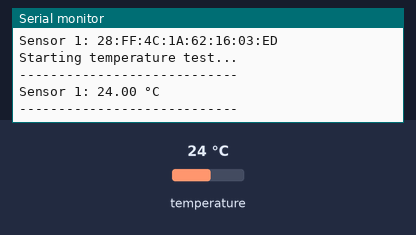
Bench run of a sketch on a simulated Arduino Uno, built with avr-gcc and run on an emulated ATmega328P. Shown: the last lines printed to the serial monitor. The test bench sets the inputs (shaded band); at power-on: temperature 24 °C.

Above: at 1.3 s.
1.4 s: temperature set to 12 °C
At 4.6 s:
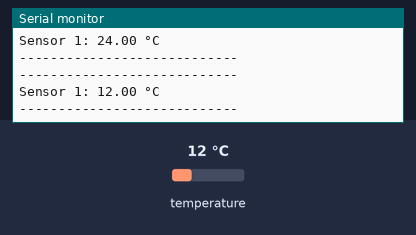
5.1 s: temperature set to 19 °C
At 8.0 s:
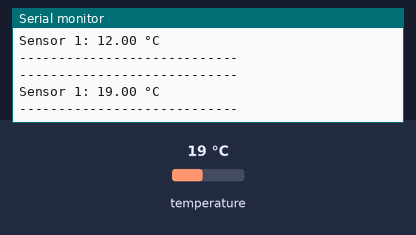
Timing chart, 0 to 9.5 s (numbered marks = the images above; inputs shaded):
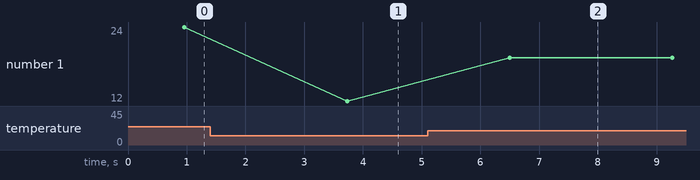

Measured:
- after the input at 1.4 s, the serial monitor: prints a new line after 2.3 s (image 1)
- after the input at 5.1 s, the serial monitor: prints a new line after 1.4 s (image 2)
- plotted number 1: 24 → 12 after the input at 1.4 s, 12 → 19 after the input at 5.1 s

The sketch:

TempSen_Code_.ino
```cpp
#include <OneWire.h>
#include <DallasTemperature.h>

#define ONE_WIRE_BUS 2
#define MAX_SENSORS 4

OneWire oneWire(ONE_WIRE_BUS);
DallasTemperature sensors(&oneWire);

DeviceAddress sensorAddress[MAX_SENSORS];

int sensorCount = 0;

void setup() {

  Serial.begin(9600);

  Serial.println();
  Serial.println("================================");
  Serial.println("   AgriBot DS18B20 TEST");
  Serial.println("================================");

  sensors.begin();

  sensorCount = sensors.getDeviceCount();

  Serial.print("Sensors detected: ");
  Serial.println(sensorCount);

  if (sensorCount == 0) {
    Serial.println("ERROR: No DS18B20 sensors detected!");
    Serial.println("Check wiring and 4.7K resistor.");
    return;
  }

  if (sensorCount > MAX_SENSORS) {
    sensorCount = MAX_SENSORS;
  }

  Serial.println();
  Serial.println("Sensor Addresses:");
  Serial.println("----------------------------");

  for (int i = 0; i < sensorCount; i++) {

    if (sensors.getAddress(sensorAddress[i], i)) {

      Serial.print("Sensor ");
      Serial.print(i + 1);
      Serial.print(": ");

      printAddress(sensorAddress[i]);

      Serial.println();
    }
  }

  Serial.println();
  Serial.println("Starting temperature test...");
  Serial.println();
}


void loop() {

  if (sensorCount == 0) {
    delay(2000);
    return;
  }

  sensors.requestTemperatures();

  Serial.println("----------------------------");

  for (int i = 0; i < sensorCount; i++) {

    float temperature =
      sensors.getTempC(sensorAddress[i]);

    Serial.print("Sensor ");
    Serial.print(i + 1);
    Serial.print(": ");

    if (temperature == DEVICE_DISCONNECTED_C) {

      Serial.println("DISCONNECTED");

    } else {

      Serial.print(temperature, 2);
      Serial.println(" °C");
    }
  }

  Serial.println("----------------------------");

  delay(2000);
}


// Print DS18B20 unique address
void printAddress(DeviceAddress address) {

  for (uint8_t i = 0; i < 8; i++) {

    if (address[i] < 16)
      Serial.print("0");

    Serial.print(address[i], HEX);

    if (i < 7)
      Serial.print(":");
  }
}
```
